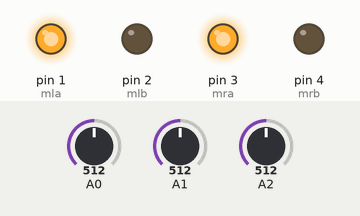
Recording of a sketch running on a simulated Arduino Uno, built with avr-gcc and run on an emulated ATmega328P. Parts: output pins drawn as LEDs (lit = HIGH). The test bench sets the inputs (shaded band); at power-on: A0 = 512, A2 = 512, A1 = 512.

Above: at 1.2 s.
1.3 s: A0 set to 110
2.8 s: A0 set to 93
At 4.0 s:
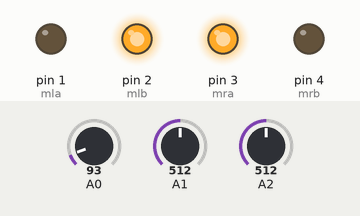
4.3 s: A2 set to 111
5.8 s: A2 set to 92
At 6.4 s:
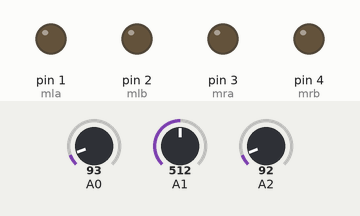
7.3 s: A0 set to 482
8.8 s: A0 set to 507
At 9.8 s:
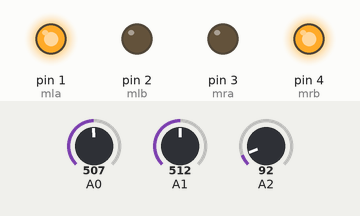
Timing chart, 0 to 11.3 s (numbered marks = the images above; inputs shaded):
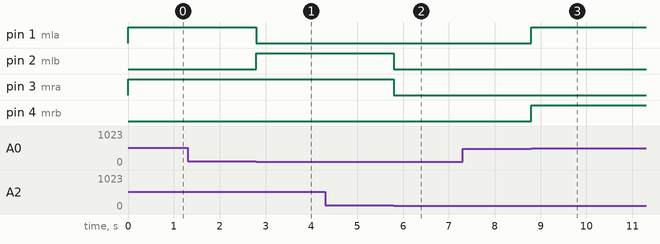

The sketch:

lfrnew.ino
```cpp
int mla=1,mlb=2,mra=3,mrb=4;
void setup() {
  // put your setup code here, to run once:
  pinMode(A0,INPUT);
  pinMode(A1,INPUT);
  pinMode(A2,INPUT);
  pinMode(mla,OUTPUT);
  pinMode(mlb,OUTPUT);
  pinMode(mra,OUTPUT);
  pinMode(mrb,OUTPUT);
}
void loop()
{
  int L,M,R;
  L=analogRead(A0);
  M=analogRead(A1);
  R=analogRead(A2);
  if(L<=100){
    if(M<=100){
      if(R<=100){
        digitalWrite(mla, LOW);
        digitalWrite(mlb, LOW);
        digitalWrite(mra, LOW);
        digitalWrite(mrb, LOW);
      }
      else if(R>=500){
        digitalWrite(mla, LOW);
  digitalWrite(mlb, HIGH);
  digitalWrite(mra, HIGH);
  digitalWrite(mrb, LOW);
      }
    }
    else if(M>=500){
      if(R<=100){
        digitalWrite(mla, LOW);
  digitalWrite(mlb, LOW);
  digitalWrite(mra, LOW);
  digitalWrite(mrb, LOW);
      }
      else if(R>=500){
        digitalWrite(mla, LOW);
  digitalWrite(mlb, HIGH);
  digitalWrite(mra, HIGH);
  digitalWrite(mrb, LOW);
      }
    }

  }
  else if(L>=500){
    if(M<=100){
      if(R<=100){
        digitalWrite(mla, HIGH);
  digitalWrite(mlb, LOW);
  digitalWrite(mra, LOW);
  digitalWrite(mrb, HIGH);
      }
      else if(R>=500){
        digitalWrite(mla, HIGH);
  digitalWrite(mlb, LOW);
  digitalWrite(mra, HIGH);
  digitalWrite(mrb, LOW);
      }
    }
    else if(M>=500){
      if(R<=100){
        digitalWrite(mla, HIGH);
  digitalWrite(mlb, LOW);
  digitalWrite(mra, LOW);
  digitalWrite(mrb, HIGH);
      }
      else if(R>=500){
        digitalWrite(mla, HIGH);
  digitalWrite(mlb, LOW);
  digitalWrite(mra, HIGH);
  digitalWrite(mrb, LOW);
      }
    }
  }
  /*aml=!M&&R||!L&&R;
  bml=L&&!R;
  arl=L&&!M||L&&!R;
  brl=!L&&R;
  if(aml==1)
  digitalWrite(mla, HIGH);
  if(aml==0)
  digitalWrite(mla, LOW);
  if(bml==1)
  digitalWrite(mlb, HIGH);
  if(bml==0)
  digitalWrite(mlb, LOW);
  if(arl==1)
  digitalWrite(mra, HIGH);
  if(arl==0)
  digitalWrite(mra, LOW);
  if(brl==1)
  digitalWrite(mrb, HIGH);
  if(brl==0)
  digitalWrite(mrb, LOW);*/
}
```

Measured:
- the behaviour switches between 101 and 100 on A0 (found by bisection; images 0 and 1)
- the behaviour switches between 101 and 100 on A2 (found by bisection; images 1 and 2)
- the behaviour switches between 499 and 500 on A0 (found by bisection; images 2 and 3)
- after the input at 1.3 s, every drawn part: stays the same
- after the input at 2.8 s, pin 1 (mla): HIGH → LOW at once; pin 2 (mlb): LOW → HIGH at once
- after the input at 4.3 s, every drawn part: stays the same
- after the input at 5.8 s, pin 2 (mlb), pin 3 (mra): HIGH → LOW at once
- after the input at 7.3 s, every drawn part: stays the same
- after the input at 8.8 s, pin 1 (mla), pin 4 (mrb): LOW → HIGH at once
